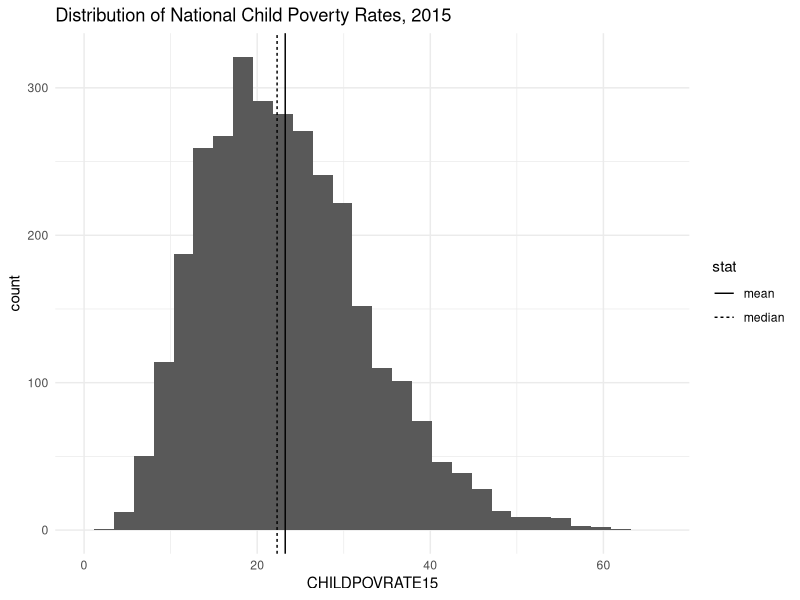
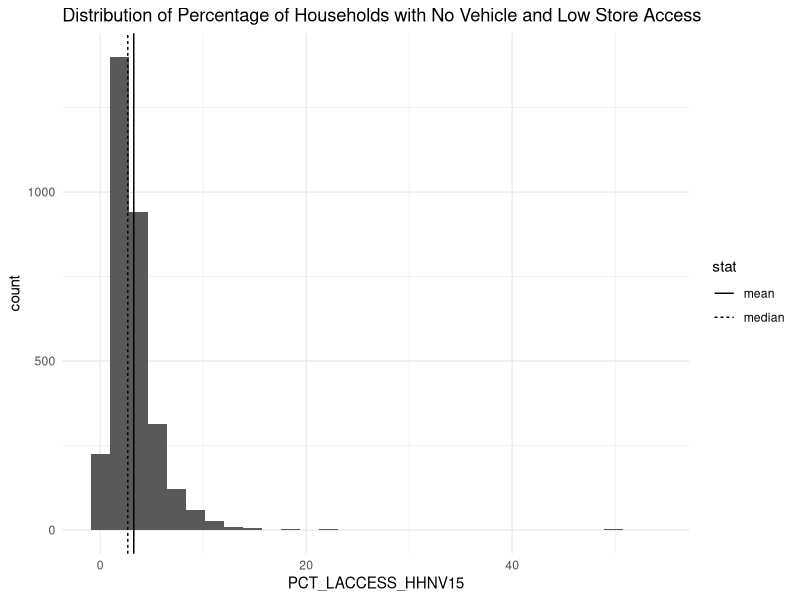
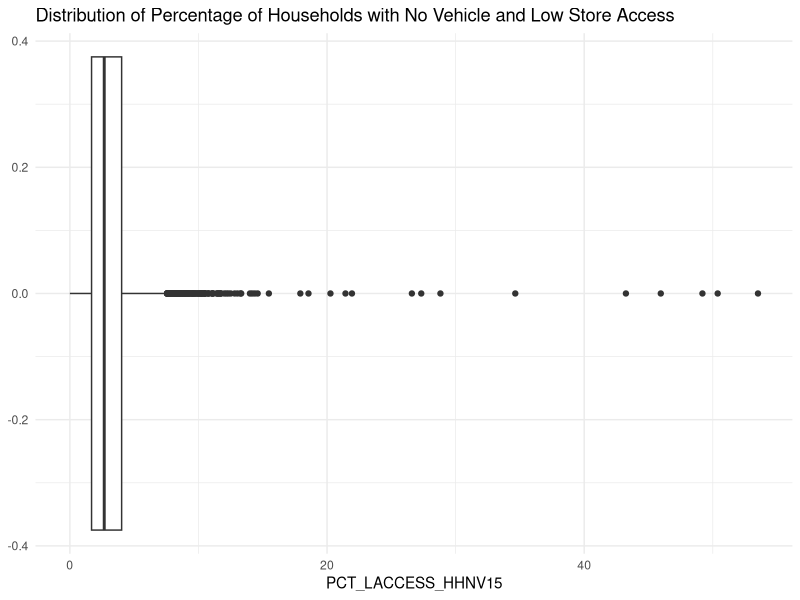
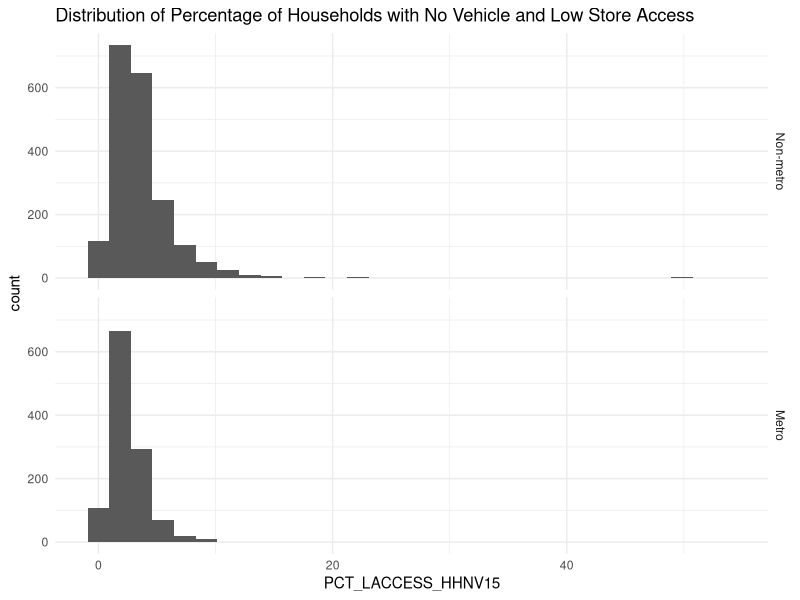
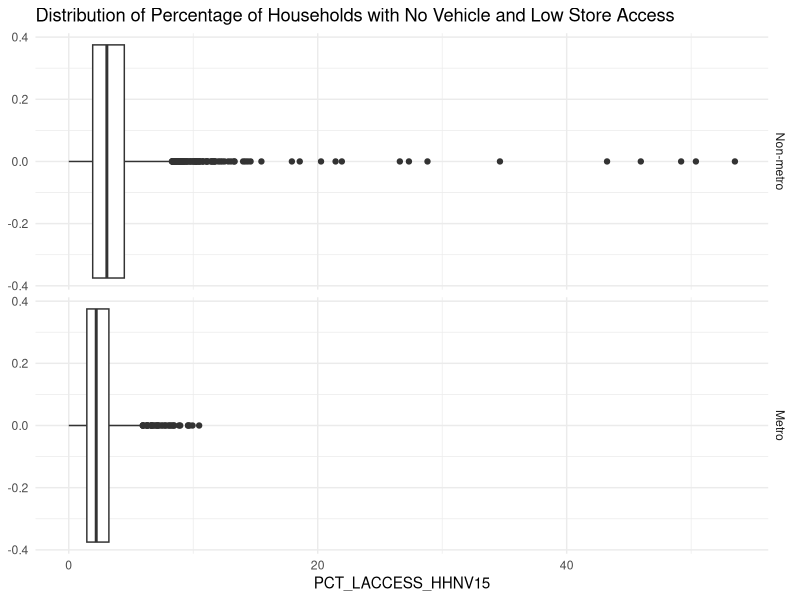
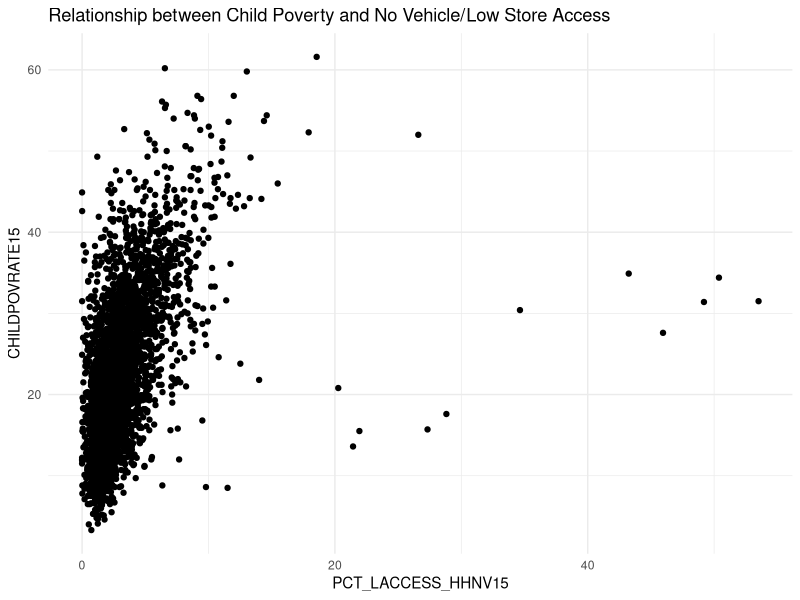
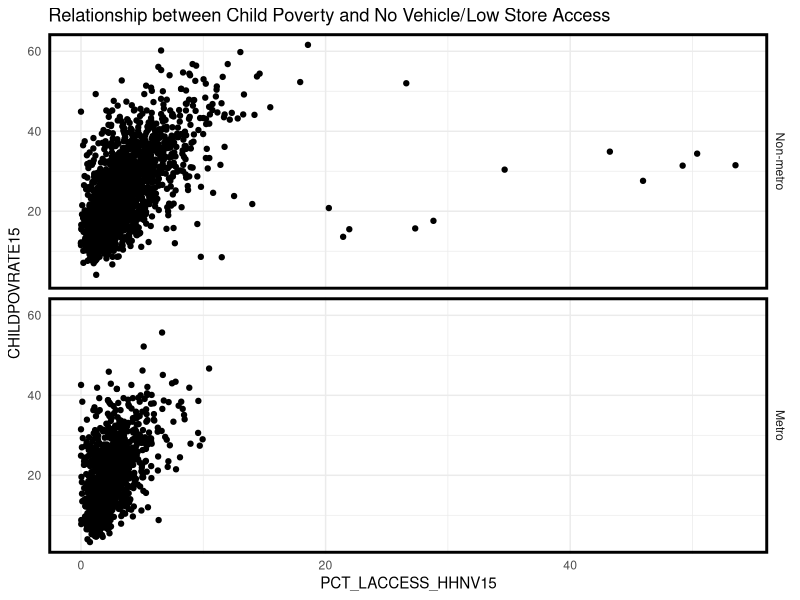
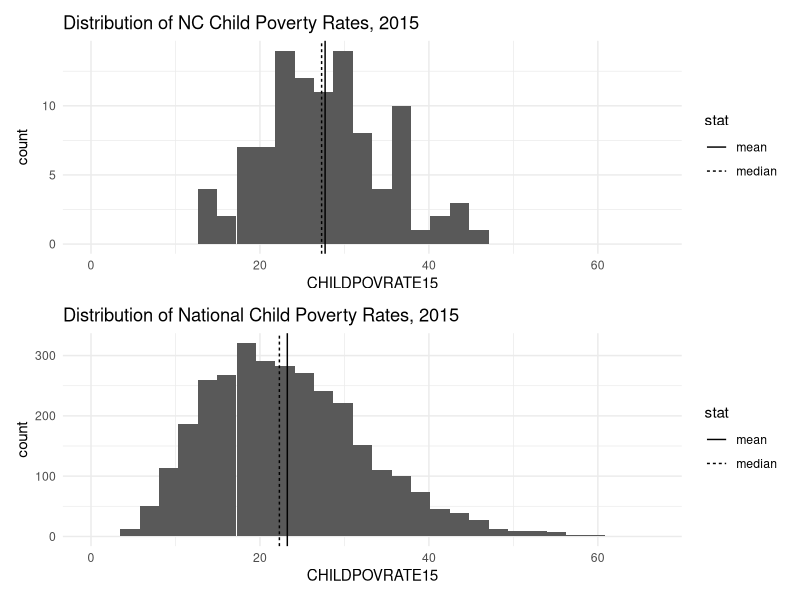

R code for these plots, in order:
## ---- chunk 1
# packages
library(tidyverse)
# library(dplyr)
# library(httr)
# library(moments)
# library(scales)
# library(ggplot2)
# library(ggpp)
# library(readxl)
# library(expss)
# library(sf)
# library(httr)
# library(purrr)
# library(extrafont)
library(patchwork)
# library(scico)
# library(psych)
## ---- chunk 2


# read data into R
# note: the working directory here is the location of the .Rmd file, so I have put the csv file in the same location
food_env <- read_csv("EDA_assignment_dataset.csv")


## ---- chunk 3

# basic summary stats of variables in the food_env dataset, showing the number of NAs per variable
summary(food_env)

# custom set of summary stats for CHILDPOVRATE15
childpovrate15_summary <- food_env %>% 
  summarise(n = length(na.omit(CHILDPOVRATE15)), # number of observations with non-NA values
            n_na = length(which(is.na(CHILDPOVRATE15))), # number of NA values
            min = min(CHILDPOVRATE15, na.rm = TRUE), # min value, excluding NA
            max = max(CHILDPOVRATE15, na.rm = TRUE), # max value, excluding NA
            mean = mean(CHILDPOVRATE15, na.rm = TRUE), # mean value, excluding NA
            median = median(CHILDPOVRATE15, na.rm = TRUE), # median value, excluding NA
  )
  
childpovrate15_summary

## ---- chunk 4

# create a new data set with only complete observations
food_env_full <- food_env %>% 
  drop_na() # exclude any row containing NA values

# create a variable showing the length of food_env
food_env_n <- dim(food_env)[1]
food_env_n

# create a variable showing the length of food_env_full to see how many NA cases were dropped
food_env_full_n <- dim(food_env_full)[1]
food_env_full_n
## ---- chunk 5
# note: we have already calculated the mean and median values of CHILDPOVRATE15 in childpovrate15_summary, but first we will reshape that data into a simplified dataframe 

childpovrate15_lines <- childpovrate15_summary %>% 
  
  # select the two summary measures of interest
  select(mean, median) %>% 
  
  # gather into a long format
  gather(key = "stat", value = "val")
  


# using ggplot2, we can create the histogram
childpovrate15_hist <- ggplot() +
  # create histogram of values
  geom_histogram(aes(x = CHILDPOVRATE15), 
                 data = food_env_full) + 
  
  # plot mean and median values, with different linetypes
  geom_vline(aes(xintercept = val, linetype = stat), 
             key_glyph = "path", # this changes legend lines to be horizontal
             data = childpovrate15_lines) +
  
  # set axis limits for later figure comparisons
  xlim(0, childpovrate15_summary$max+5) +
  
  # use a minimal theme 
  theme_minimal() +
  
  # add a title
  labs(title = "Distribution of National Child Poverty Rates, 2015")


# display the figure
childpovrate15_hist


## ---- chunk 6

# lets create a dataframe where we can again plot the mean and median values
pct_lacess_hhnv15_lines <- food_env_full %>% 
  
  # summarise using food_env_full, so no NA values present
  summarise(mean = mean(PCT_LACCESS_HHNV15), # mean value
            median = median(PCT_LACCESS_HHNV15) # median value
  ) %>% 
  
  # gather into a long format
  gather(key = "stat", value = "val")


# using ggplot2, we can create the histogram
pct_lacess_hhnv15_hist <- ggplot() +
  # create histogram of values
  geom_histogram(aes(x = PCT_LACCESS_HHNV15), 
                 data = food_env_full) + 
  
  # plot mean and median values, with different linetypes
  geom_vline(aes(xintercept = val, linetype = stat), 
             key_glyph = "path", # this changes legend lines to be horizontal
             data = pct_lacess_hhnv15_lines) +
  
  # use a minimal theme 
  theme_minimal() +
  
  # add a title
  labs(title = "Distribution of Percentage of Households with No Vehicle and Low Store Access")


# display the histogram
pct_lacess_hhnv15_hist


# similarly, using ggplot2, we can create the boxplot
pct_lacess_hhnv15_boxplot <- ggplot() +
  # create boxplot of values
  geom_boxplot(aes(x = PCT_LACCESS_HHNV15), 
                 data = food_env_full) + 
  
  # use a minimal theme 
  theme_minimal() +
  
  # add a title
  labs(title = "Distribution of Percentage of Households with No Vehicle and Low Store Access")


# display the histogram
pct_lacess_hhnv15_boxplot

## ---- chunk 7

# first, lets use Metro verus Non-metro instead of 1 and 0, respectively
metro_labeller <- c(
  `1` = "Metro",
  `0` = "Non-metro"
)

# using ggplot2, we can create the histogram
pct_lacess_metro_hist <- ggplot() +
  # create histogram of values 
  geom_histogram(aes(x = PCT_LACCESS_HHNV15), 
                 data = food_env_full) + 
  
  # split out by metro status
  facet_grid(rows = vars(METRO13),
             # use labeller object created above
             labeller = as_labeller(metro_labeller)) +
 
  
  # use a minimal theme 
  theme_minimal() +
  
  # add a title
  labs(title = "Distribution of Percentage of Households with No Vehicle and Low Store Access")

# display the faceted histogram
pct_lacess_metro_hist


# using ggplot2, we can create the faceted boxplot
pct_lacess_metro_boxplot <- ggplot() +
  # create boxplot of values 
  geom_boxplot(aes(x = PCT_LACCESS_HHNV15), 
                 data = food_env_full) + 
  
  # split out by metro status
  facet_grid(rows = vars(METRO13),
             # use labeller object created above
             labeller = as_labeller(metro_labeller)) +
 
  
  # use a minimal theme 
  theme_minimal() +
  
  # add a title
  labs(title = "Distribution of Percentage of Households with No Vehicle and Low Store Access")

# display the faceted boxplot
pct_lacess_metro_boxplot

## ---- chunk 8

# calculate the correlation by specifying the two variables and Pearson as function inputs
correlation <- cor(food_env_full$PCT_LACCESS_HHNV15,
                   food_env_full$CHILDPOVRATE15,
                   method = 'pearson')

correlation

# generate and view the scatterplot
access_chpov_scatter <- ggplot() +
  
  # generate the points with access on the x-axis and child poverty on the y
  geom_point(aes(x = PCT_LACCESS_HHNV15,
                 y = CHILDPOVRATE15),
             data = food_env_full) +
  
  # use a simple theme
  theme_minimal() +
  
  # add a title
  labs(title = "Relationship between Child Poverty and No Vehicle/Low Store Access")
  
access_chpov_scatter

## ---- chunk 9

# to start, create separate dataframes of metro and non-metro data
metro_df <- food_env_full %>% 
  
  # filter to metro areas
  filter(METRO13 == 1)

non_metro_df <- food_env_full %>% 
  
  # filter to non-metro areas
  filter(METRO13 == 0)


# calculate the correlation by specifying the two variables and Pearson as function inputs by metro df
metro_correlation <- cor(metro_df$PCT_LACCESS_HHNV15,
                         metro_df$CHILDPOVRATE15,
                         method = 'pearson')

metro_correlation

# calculate the correlation by specifying the two variables and Pearson as function inputs by metro df
non_metro_correlation <- cor(non_metro_df$PCT_LACCESS_HHNV15,
                             non_metro_df$CHILDPOVRATE15,
                             method = 'pearson')

non_metro_correlation

# generate and view the scatterplot using the full dataset and the previously generated labeller
metro_access_chpov_scatter <- ggplot() +
  
  # generate the points with access on the x-axis and child poverty on the y
  geom_point(aes(x = PCT_LACCESS_HHNV15,
                 y = CHILDPOVRATE15),
             data = food_env_full) +
  
  # split out by metro status
  facet_grid(rows = vars(METRO13),
             # use labeller object created above
             labeller = as_labeller(metro_labeller)) +
  
  
  # use a simple theme
  theme_minimal() +
  
  # add boxes around panels so they are more easily distinguishable
  theme(panel.border = element_rect(linewidth = 2, fill = "transparent")) +
  
  # add a title
  labs(title = "Relationship between Child Poverty and No Vehicle/Low Store Access")
  
metro_access_chpov_scatter

## ---- chunk 10

# to start, create separate dataframe for NC
nc_df <- food_env_full %>% 
  
  # filter to metro areas
  filter(State == "NC")


# lets create a dataframe where we can again plot the mean and median values
nc_childpovrate15_lines <- nc_df %>% 
  
  # summarise using food_env_full, so no NA values present
  summarise(mean = mean(CHILDPOVRATE15), # mean value
            median = median(CHILDPOVRATE15) # median value
  ) %>% 
  
  # gather into a long format
  gather(key = "stat", value = "val")

# I want to be able to compare directly to the national figure so I am going to set the x axis limits on this figure to be the same as the national figure

# using ggplot2, we can create the histogram
nc_childpovrate15_hist <- ggplot() +
  # create histogram of values
  geom_histogram(aes(x = CHILDPOVRATE15), 
                 data = nc_df) + 
  
  # plot mean and median values, with different linetypes
  geom_vline(aes(xintercept = val, linetype = stat), 
             key_glyph = "path", # this changes legend lines to be horizontal
             data = nc_childpovrate15_lines) +
  
  # same limits as national figure
  xlim(0, childpovrate15_summary$max+5) +
  
  
  # use a minimal theme 
  theme_minimal() +
  
  # add a title
  labs(title = "Distribution of NC Child Poverty Rates, 2015")


# display the figure atop the national figure using the patchwork library
nc_childpovrate15_hist/childpovrate15_hist



